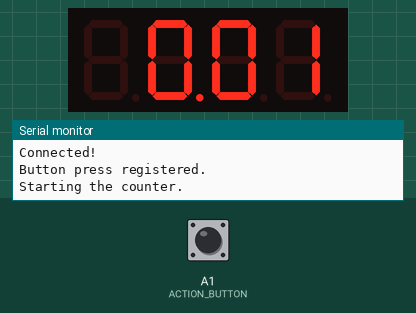
The program below on a simulated Arduino Nano 33 IoT. Parts: 4-digit seven-segment display, the last lines printed to the serial monitor. The test bench sets the inputs (shaded band); at power-on: A1 (ACTION_BUTTON) HIGH. WiFi joins after 1.5 s; servers stay silent unless stated.

Above: at 3.6 s.
3.7 s: A1 (ACTION_BUTTON) pulled LOW for 0.15 s
5.3 s: A1 (ACTION_BUTTON) pulled LOW for 1 s
At 7.9 s:
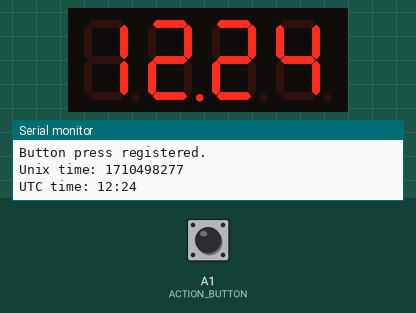
8.8 s: A1 (ACTION_BUTTON) pulled LOW for 0.15 s
At 10.3 s:
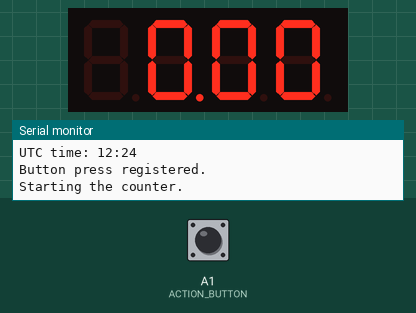
Timing chart, 0 to 11.8 s (numbered marks = the images above; inputs shaded):
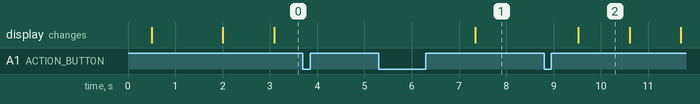

Measured:
- after the input at 5.3 s, the display: changes after 2.0 s (image 1)
- after the input at 8.8 s, the display: changes after 0.72 s (image 2)
- what the display in image 2 shows lasts 1.1 s, from 9.5 s to 10.6 s

The program:

main.cpp
```cpp
#include "action_button.hpp"
#include "ntp_time_provider/ntp_time_provider.hpp"
#include "seven_segment_display/seven_segment_display.hpp"
#include "wifi_provider/wifi_provider.hpp"

#include <Arduino.h>
#include <Wire.h>

/*
 * We want to update the display every second, while polling for the user
 * input every 1ms. The ITERATIONS_PERIOD is needed to determine when we are
 * supposed to update the digit shown on the display. We need to poll this often
 * because the seven segment display needs to be refreshed frequently to avoid
 * weird flickering.
 */
const int DISPLAY_UPDATE_INTERVAL = 1000;
const int POLLING_INTERVAL = 1;
const int ITERATIONS_PERIOD = DISPLAY_UPDATE_INTERVAL / POLLING_INTERVAL;

const int POLAND_TIMEZONE_OFFSET_HOURS = 2;

/*
 * Statically initialize all 'peripherals' of the focus timer.
 */
ActionButton button;
SevenSegmentDisplay display;
TimeProvider time_provider;

enum class TimerMode { COUNTING, IDLE, CLOCK };

class FocusTimerState {
  /**
   * State variable incremented on each loop iteration. This is required to
   * determine how many iterations have passed since the last time we updated
   * the display.
   */
  int iterations_since_last_display_update = 0;

public:
  /**
   * Timestamp measured in terms of millis() when we started counting.
   */
  int counting_start_timestamp;
  long last_time_fetch_timestamp = 0;
  /**
   * Tracks whether we are currently counting or if the focus timer is paused.
   */
  TimerMode mode = TimerMode::CLOCK;

  bool iterations_period_reached() {
    return iterations_since_last_display_update % ITERATIONS_PERIOD == 0;
  }
  void increment_iteration() {
    iterations_since_last_display_update =
        (iterations_since_last_display_update + 1) % ITERATIONS_PERIOD;
  }
};

/*
 * Stores the logical state of the focus timer.
 */
FocusTimerState state;

struct TimeHM {
  uint8_t hour;
  uint8_t minute;
};

TimeHM get_utc_hour_minute(uint32_t epoch) {
  TimeHM t;

  uint32_t second_modulo_day = epoch % 86400UL;

  t.hour = second_modulo_day / 3600;
  t.minute = (second_modulo_day % 3600) / 60;

  return t;
}

int get_hours_and_minutes(TimeHM time) { return time.hour * 100 + time.minute; }

void setup() {
  Serial.begin(115200);
  delay(500);

  // Initialize all 'peripherals'
  display.setup();
  button.setup();

  WifiProvider provider;
  provider.connect();

  time_provider.setup();
}

/**
 * Helper function to convert elapsed seconds into a format that can be
 * displayed on the seven segement display as the number of minutes and seconds.
 */
int get_minutes_and_seconds(int elapsed_seconds) {
  int minutes = elapsed_seconds / 60;
  int seconds = elapsed_seconds % 60;
  return minutes * 100 + seconds;
}

void loop() {
  if (button.poll_for_input()) {
    Serial.println("Button press registered.");
    if (state.mode == TimerMode::CLOCK) {
      Serial.println("Starting the counter.");
      state.counting_start_timestamp = millis();
      state.mode = TimerMode::COUNTING;
    } else if (state.mode == TimerMode::COUNTING) {
      state.mode = TimerMode::IDLE;
    } else if (state.mode == TimerMode::IDLE) {
      // Force re-fetch of the time when toggled into the clock mode.
      state.last_time_fetch_timestamp = 0;
      state.mode = TimerMode::CLOCK;
    }
  }

  if (state.mode == TimerMode::COUNTING && state.iterations_period_reached()) {
    int elapsed_millis = (millis() - state.counting_start_timestamp);
    int elapsed_seconds = elapsed_millis / 1000;
    display.set_number(get_minutes_and_seconds(elapsed_seconds));
  }

  if (state.mode == TimerMode::CLOCK && state.iterations_period_reached()) {
    if (state.last_time_fetch_timestamp == 0 ||
        millis() - state.last_time_fetch_timestamp > 60000) {
      auto time = time_provider.get_current_time();
      state.last_time_fetch_timestamp = millis();

      Serial.print("Unix time: ");
      Serial.println(time);
      auto utc_time = get_utc_hour_minute(time);
      utc_time.hour += POLAND_TIMEZONE_OFFSET_HOURS;

      Serial.print("UTC time: ");
      Serial.println(String(utc_time.hour) + ":" + String(utc_time.minute));

      display.set_number(get_hours_and_minutes(utc_time));
    }
  }
  state.increment_iteration();

  // We need to refresh the display even if the number wasn't updated. This is
  // required because of how the seven segement display works, it needs to
  // constantly change the segments that light up to allow for lighting up
  // each of the segments individually.
  display.refresh();
  // We wait between iterations to ensure that we aren't polling constantly
  // as that would be wasteful.
  delay(POLLING_INTERVAL);
}
```

action_button.cpp
```cpp
#include "action_button.hpp"
#include <Arduino.h>

void ActionButton::setup() { pinMode(ACTION_BUTTON, INPUT_PULLUP); }

/**
 * Polls the button for input. Returns true if the button was just pressed,
 * false otherwhise. Note that we need to do this elaborate debounce handling to
 * ensure that we don't accidentally register multiple button presses when the
 * user only intended to press once. We do this by 'caching' the button state in
 * a field of the ActionButton class and checking if the read value is actually
 * different from that cached field.
 */
bool ActionButton::poll_for_input() {
  int pin_state = digitalRead(ACTION_BUTTON);
  if (button_state != pin_state) {
    bool test = pin_state == PRESSED && button_state == NOT_PRESSED;
    button_state = pin_state;
    return test;
  }
  return false;
}
```

action_button.hpp
```cpp
#pragma once

#define ACTION_BUTTON 15
#define PRESSED 1
#define NOT_PRESSED 0

/**
 * Action button is responsible for registering user input and starting/stopping
 * the focus timer sessions.
 */
class ActionButton {
private:
  int button_state = NOT_PRESSED;

public:
  void setup();
  bool poll_for_input();
};
```

ntp_time_provider.cpp
```cpp
#include "ntp_time_provider.hpp"
#include <Arduino.h>
#include <WiFiNINA.h>

const char *ntpServer = "pool.ntp.org";
const int NTP_PACKET_SIZE = 48;
byte packetBuffer[NTP_PACKET_SIZE];

void TimeProvider::send_ntp_packet() {
  memset(packetBuffer, 0, NTP_PACKET_SIZE);

  packetBuffer[0] = 0b11100011; // LI, Version, Mode
  udp.beginPacket(ntpServer, 123);
  udp.write(packetBuffer, NTP_PACKET_SIZE);
  udp.endPacket();
}

unsigned long TimeProvider::get_current_time() {
  send_ntp_packet();
  delay(1000);

  if (udp.parsePacket()) {
    udp.read(packetBuffer, NTP_PACKET_SIZE);

    // TODO: understand how this works.
    unsigned long highWord = word(packetBuffer[40], packetBuffer[41]);
    unsigned long lowWord = word(packetBuffer[42], packetBuffer[43]);
    unsigned long secsSince1900 = (highWord << 16) | lowWord;

    const unsigned long seventyYears = 2208988800UL;
    return secsSince1900 - seventyYears;
  }

  return 0;
}

void TimeProvider::setup() { udp.begin(2390); }
```

ntp_time_provider.hpp
```cpp
#include <WiFiUdp.h>

class TimeProvider {
  WiFiUDP udp;

  void send_ntp_packet();

public:
  unsigned long get_current_time();
  void setup();
};
```

seven_segment_display.cpp
```cpp
#include "seven_segment_display.hpp"

void SevenSegmentDisplay::setup() {
  byte numDigits = 4;
  byte digitPins[] = {14, 16, 13, 12};
  byte segmentPins[] = {17, 21, 6, 4, 3, 20, 7, 5};
  bool resistorsOnSegments = true;
  byte hardwareConfig = COMMON_CATHODE;
  driver.begin(hardwareConfig, numDigits, digitPins, segmentPins,
               resistorsOnSegments);
  driver.setBrightness(100);
}

void SevenSegmentDisplay::set_number(int number) {
  driver.setNumber(number, 2);
}
void SevenSegmentDisplay::refresh() { driver.refreshDisplay(); }
```

seven_segment_display.hpp
```cpp
#include "SevSeg.h"

class SevenSegmentDisplay {
private:
  SevSeg driver;

public:
  void setup();
  void set_number(int number);
  void refresh();
};
```

wifi_provider.cpp
```cpp
#include "wifi_provider.hpp"
#include <Arduino.h>
#include <WiFiNINA.h>

char DEFAULT_SSID[] = "RK";
char DEFAULT_PASSWORD[] = "rjsb62930";

void WifiProvider::connect() { connect(DEFAULT_SSID, DEFAULT_PASSWORD); }

void WifiProvider::connect(const char *ssid, const char *password) {
  Serial.print("Connecting to WiFi...");
  while (WiFi.begin(ssid, password) != WL_CONNECTED) {
    delay(1000);
    Serial.print(".");
  }
  Serial.println("\nConnected!");
}
```

wifi_provider.hpp
```cpp
class WifiProvider {

public:
  void connect();
  void connect(const char *ssid, const char *password);
};
```
